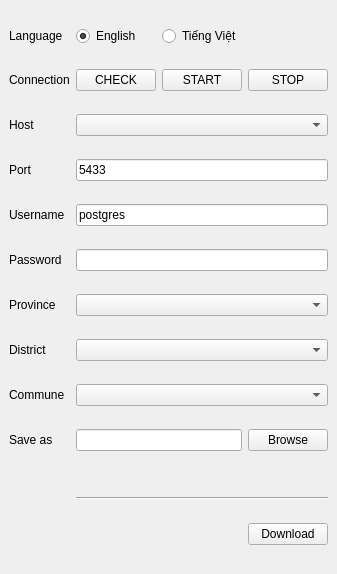
<?xml version="1.0" encoding="UTF-8"?>
<ui version="4.0">
 <class>frms_downloaderDockWidgetBase</class>
 <widget class="QDockWidget" name="frms_downloaderDockWidgetBase">
  <property name="geometry">
   <rect>
    <x>0</x>
    <y>0</y>
    <width>320</width>
    <height>574</height>
   </rect>
  </property>
  <property name="windowIcon">
   <iconset resource="resources.qrc">
    <normaloff>:/plugins/frms_downloader/icon.png</normaloff>:/plugins/frms_downloader/icon.png</iconset>
  </property>
  <property name="floating">
   <bool>false</bool>
  </property>
  <property name="windowTitle">
   <string>FRMS Downloader</string>
  </property>
  <widget class="QWidget" name="dockWidgetContents">
   <layout class="QGridLayout" name="gridLayout">
    <item row="2" column="3">
     <widget class="QPushButton" name="btn_start">
      <property name="sizePolicy">
       <sizepolicy hsizetype="Fixed" vsizetype="Fixed">
        <horstretch>0</horstretch>
        <verstretch>0</verstretch>
       </sizepolicy>
      </property>
      <property name="text">
       <string>START</string>
      </property>
     </widget>
    </item>
    <item row="21" column="2" colspan="3">
     <widget class="QgsProjectionSelectionWidget" name="outProjection">
      <property name="enabled">
       <bool>true</bool>
      </property>
      <property name="sizePolicy">
       <sizepolicy hsizetype="Preferred" vsizetype="Fixed">
        <horstretch>0</horstretch>
        <verstretch>0</verstretch>
       </sizepolicy>
      </property>
      <property name="focusPolicy">
       <enum>Qt::StrongFocus</enum>
      </property>
      <property name="acceptDrops">
       <bool>true</bool>
      </property>
      <property name="layoutDirection">
       <enum>Qt::LeftToRight</enum>
      </property>
     </widget>
    </item>
    <item row="2" column="4">
     <widget class="QPushButton" name="btn_stop">
      <property name="text">
       <string>STOP</string>
      </property>
     </widget>
    </item>
    <item row="7" column="2" colspan="3">
     <widget class="QLineEdit" name="inUsername">
      <property name="text">
       <string>postgres</string>
      </property>
     </widget>
    </item>
    <item row="2" column="2">
     <widget class="QPushButton" name="btn_checkcon">
      <property name="sizePolicy">
       <sizepolicy hsizetype="Fixed" vsizetype="Fixed">
        <horstretch>0</horstretch>
        <verstretch>0</verstretch>
       </sizepolicy>
      </property>
      <property name="text">
       <string>CHECK</string>
      </property>
     </widget>
    </item>
    <item row="18" column="2" colspan="2">
     <widget class="QLineEdit" name="outPath"/>
    </item>
    <item row="6" column="2" colspan="3">
     <widget class="QLineEdit" name="inPort">
      <property name="text">
       <string>5433</string>
      </property>
      <property name="echoMode">
       <enum>QLineEdit::Normal</enum>
      </property>
     </widget>
    </item>
    <item row="18" column="0">
     <widget class="QLabel" name="lbl_saveas">
      <property name="text">
       <string>Save as</string>
      </property>
     </widget>
    </item>
    <item row="7" column="0">
     <widget class="QLabel" name="lbl_username">
      <property name="text">
       <string>Username</string>
      </property>
     </widget>
    </item>
    <item row="23" column="2">
     <widget class="QLabel" name="label">
      <property name="text">
       <string/>
      </property>
      <property name="pixmap">
       <pixmap resource="resources.qrc">:/plugins/frms_downloader/logo_ifee.png</pixmap>
      </property>
     </widget>
    </item>
    <item row="6" column="0">
     <widget class="QLabel" name="lbl_port">
      <property name="text">
       <string>Port</string>
      </property>
     </widget>
    </item>
    <item row="23" column="4">
     <widget class="QPushButton" name="btn_download">
      <property name="focusPolicy">
       <enum>Qt::StrongFocus</enum>
      </property>
      <property name="text">
       <string>Download</string>
      </property>
     </widget>
    </item>
    <item row="8" column="0">
     <widget class="QLabel" name="lbl_password">
      <property name="text">
       <string>Password</string>
      </property>
     </widget>
    </item>
    <item row="18" column="4">
     <widget class="QPushButton" name="btn_browse">
      <property name="text">
       <string>Browse</string>
      </property>
     </widget>
    </item>
    <item row="9" column="0">
     <widget class="QLabel" name="lbl_province">
      <property name="text">
       <string>Province</string>
      </property>
     </widget>
    </item>
    <item row="16" column="2" colspan="3">
     <widget class="QComboBox" name="inCommune"/>
    </item>
    <item row="22" column="2" colspan="3">
     <widget class="Line" name="line">
      <property name="orientation">
       <enum>Qt::Horizontal</enum>
      </property>
     </widget>
    </item>
    <item row="15" column="0">
     <widget class="QLabel" name="lbl_district">
      <property name="text">
       <string>District</string>
      </property>
     </widget>
    </item>
    <item row="2" column="0">
     <widget class="QLabel" name="lbl_database">
      <property name="text">
       <string>Connection</string>
      </property>
     </widget>
    </item>
    <item row="15" column="2" colspan="3">
     <widget class="QComboBox" name="inDistrict"/>
    </item>
    <item row="16" column="0">
     <widget class="QLabel" name="lbl_commune">
      <property name="text">
       <string>Commune</string>
      </property>
     </widget>
    </item>
    <item row="9" column="2" colspan="3">
     <widget class="QComboBox" name="inProvince"/>
    </item>
    <item row="8" column="2" colspan="3">
     <widget class="QLineEdit" name="inPassword">
      <property name="echoMode">
       <enum>QLineEdit::Password</enum>
      </property>
     </widget>
    </item>
    <item row="5" column="0">
     <widget class="QLabel" name="lbl_host">
      <property name="text">
       <string>Host</string>
      </property>
     </widget>
    </item>
    <item row="5" column="2" colspan="3">
     <widget class="QComboBox" name="inHost"/>
    </item>
    <item row="1" column="2">
     <widget class="QRadioButton" name="langEng">
      <property name="text">
       <string>English</string>
      </property>
      <property name="checked">
       <bool>true</bool>
      </property>
     </widget>
    </item>
    <item row="1" column="0">
     <widget class="QLabel" name="lbl_lang">
      <property name="text">
       <string>Language</string>
      </property>
     </widget>
    </item>
    <item row="1" column="3">
     <widget class="QRadioButton" name="langVie">
      <property name="text">
       <string>Tiếng Việt</string>
      </property>
     </widget>
    </item>
   </layout>
  </widget>
 </widget>
 <customwidgets>
  <customwidget>
   <class>QgsProjectionSelectionWidget</class>
   <extends>QWidget</extends>
   <header>qgsprojectionselectionwidget.h</header>
  </customwidget>
 </customwidgets>
 <connections/>
</ui>
